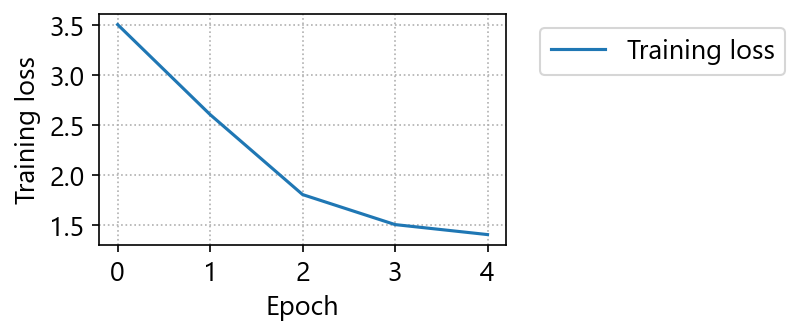

Generate this figure with Python:
import matplotlib.pyplot as plt
from matplotlib.ticker import MultipleLocator
from pathlib import Path


def main():
    out = Path(__file__).resolve().with_suffix('.png')

    x = [0, 1, 2, 3, 4]
    y = [3.5, 2.6, 1.8, 1.5, 1.4]

    context = {}
    context['font.family'] = 'Segoe UI'
    # for key in ['font.weight', 'axes.labelweight']:
    #     context[key] = 'semibold'
    context['font.size'] = 13
    with plt.rc_context(context):
        desc = {}
        fig, ax = plt.subplots(figsize=(3.5, 2))

        desc['Training loss'] = ax.plot(x, y)[0]

        ax.set_xlabel('Epoch')
        ax.set_ylabel('Training loss')
        ax.xaxis.set_major_locator(MultipleLocator(1))
        ax.yaxis.set_major_locator(MultipleLocator(0.5))
        plt.grid(axis='both', linestyle='dotted')
        plt.legend(
            desc.values(), desc.keys(),
            loc='upper left', bbox_to_anchor=(1.05, 1),
        )
        fig.savefig(out, dpi=150, bbox_inches='tight')


if __name__ == '__main__':
    main()
